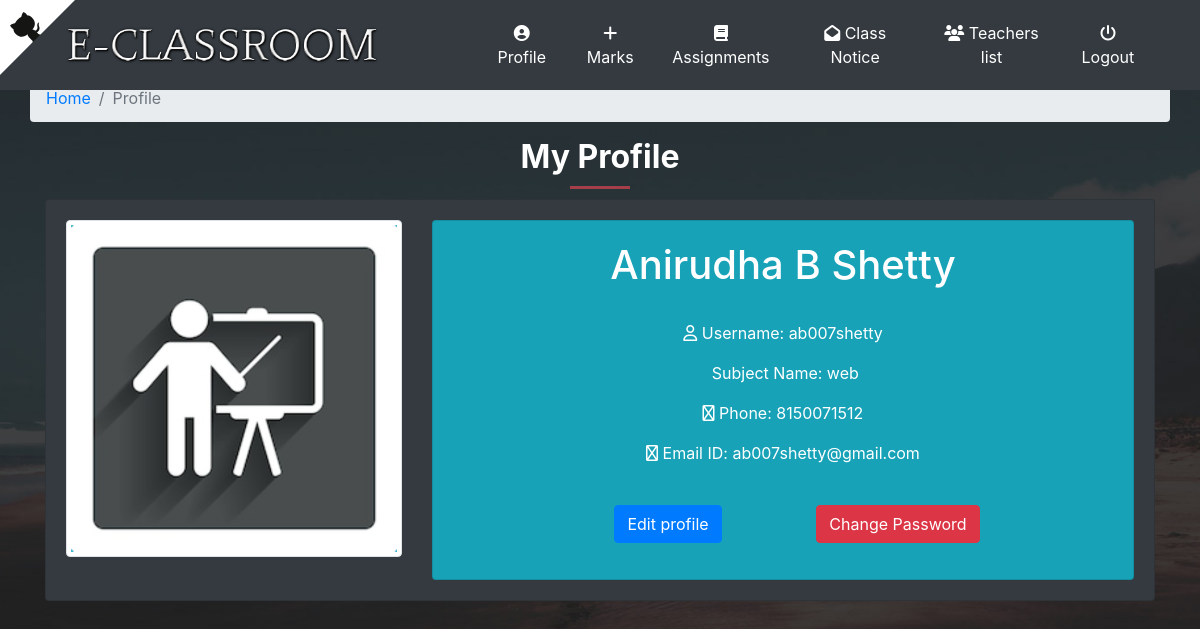
The app's page /classroom/teacher/1/ (signed in), older data.
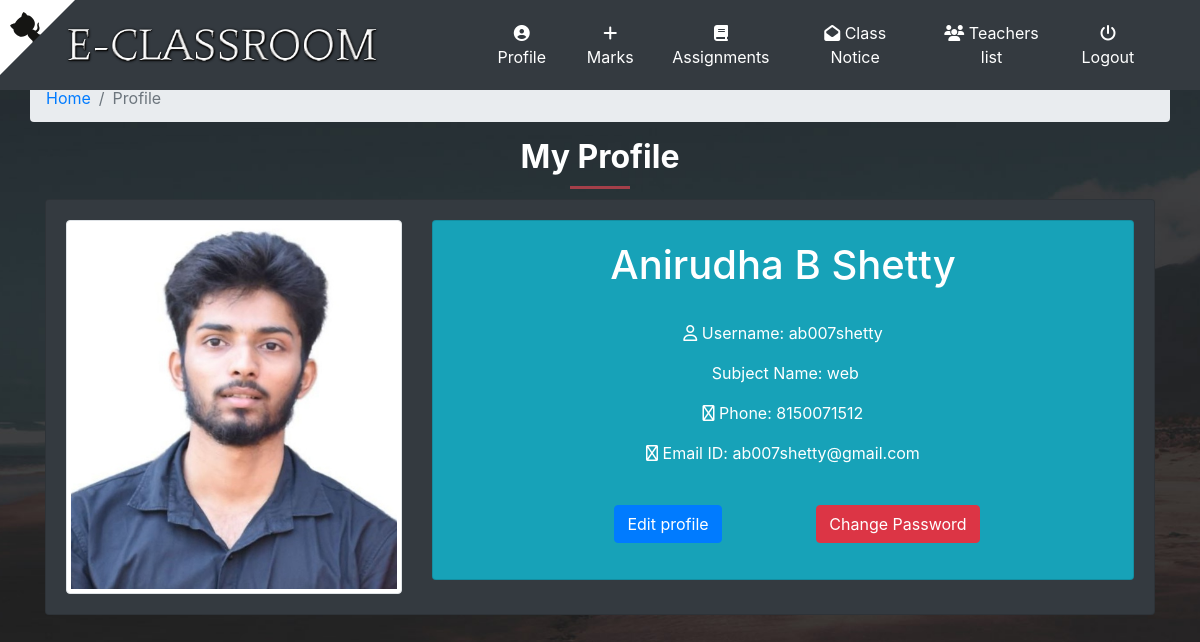
The same page, newer data.
### classroom/models.py (models this page shows, shortened)
class Teacher(models.Model):
    user = models.OneToOneField(User,on_delete=models.CASCADE,primary_key=True,related_name='Teacher')
    name = models.CharField(max_length=250)
    subject_name = models.CharField(max_length=250)
    email = models.EmailField(max_length=254)
    phone = models.IntegerField()
    teacher_profile_pic = models.ImageField(upload_to="classroom/teacher_profile_pic",blank=True)
    class_students = models.ManyToManyField(Student,through="StudentsInClass")

class User(AbstractUser):
    is_student = models.BooleanField(default=False)
    is_teacher = models.BooleanField(default=False)

### classroom/views.py (the view)
class TeacherDetailView(LoginRequiredMixin,DetailView):
    context_object_name = "teacher"
    model = models.Teacher
    template_name = 'classroom/teacher_detail_page.html'

### template/classroom/teacher_detail_page.html (shortened to what this page needs)
{% extends 'classroom/base.html' %}
{% load static %}
{% block content %}
<div class="container ">
		<div class="row">
            <ol class="col-12 breadcrumb">
                <li class="breadcrumb-item"><a href="{% url 'home' %}">Home</a></li>
                <li class="breadcrumb-item active">Profile</li>
            </ol>
        </div>
       <div class="section-heading">
            <h2>My Profile</h2>
            <div class="line-dec"></div>
          </div>
<div class="card card-body bg-dark">
    <div class="row">
<div class="col-12 col-sm-4">
  {% if teacher.teacher_profile_pic %}
      <img class="img-fluid img-thumbnail rounded " style="width:100%" src="{{ teacher.teacher_profile_pic.url }}" >
    {% else %}
            <img class="img-fluid img-thumbnail rounded " style="width:100%" src="{% static 'images/t_profile.png' %}" alt="">
    {% endif %}
</div>
<div class="col-12 col-sm-8 text-justify text-white text-center">
    <div class="card card-body bg-info">
   <h1>{{ teacher.name }}</h1>
    <br>
          <p><i class="far fa-user"></i> Username: {{ teacher.user.username }}</p>
      <p> Subject Name: {{ teacher.subject_name }}</p>
      <p><i class="far fa-phone"></i> Phone: {{ teacher.phone }}</p>
      <p><i class="far fa-envelope-open-text"></i> Email ID: {{ teacher.email }}</p>
    <br>
        <div class="row">
<div class="col-5 offset-sm-2 col-sm-4 offset-sm-2">
        <p><a class="btn btn-primary" href="{% url 'classroom:teacher_update' pk=user.pk %}">Edit profile</a></p>
         </div>
        <div class="col-7 col-sm-4 ">
              <p><a class="btn btn-danger" href="{% url 'classroom:change_password' %}">Change Password</a></p>
              </div>
</div>
</div>
</div>
</div>
</div>
<br>
</div>
{% endblock %}

Row changes from the older to the newer data that the page shows:
changed Teacher "Anirudha B Shetty": teacher_profile_pic: picture added
